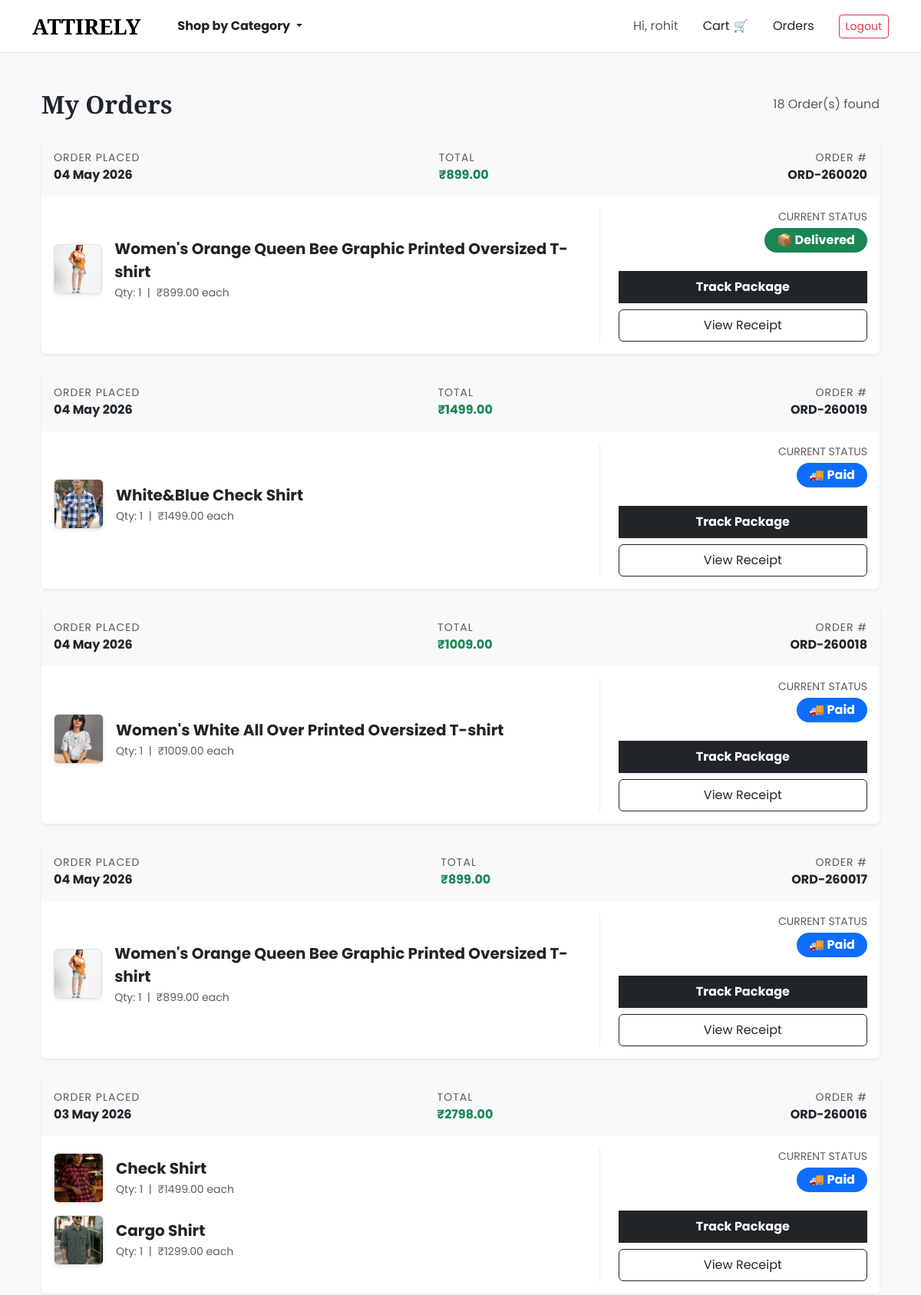
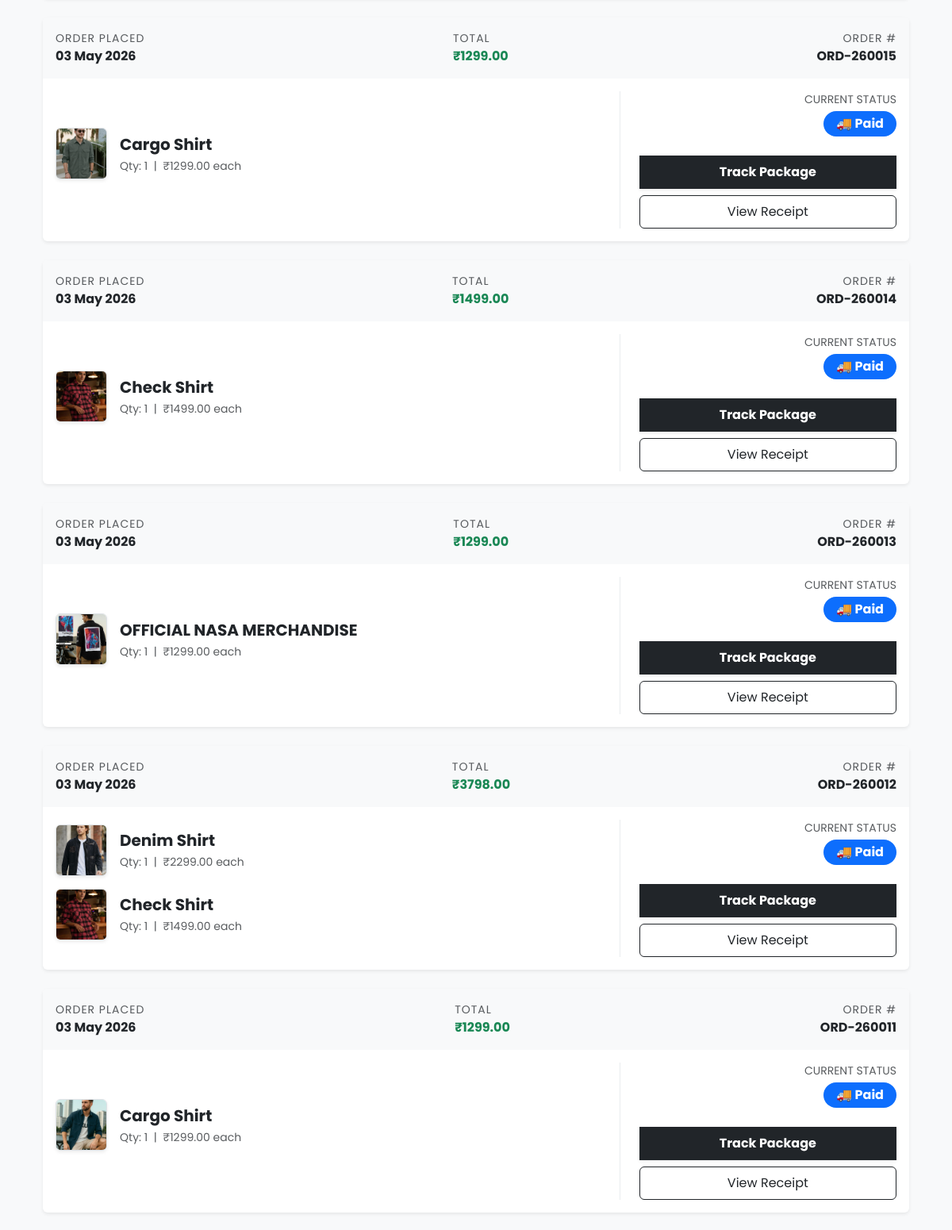
The app's page /orders/ (signed in, upper part) with its own data (2 pictures, top to bottom).
### store/models.py (models this page shows, shortened)
class User(AbstractUser):
    is_customer = models.BooleanField(default=True)
    is_vendor = models.BooleanField(default=False)
    phone = models.CharField(max_length=15, blank=True, null=True)

class Order(models.Model):
    user = models.ForeignKey(User, on_delete=models.CASCADE)
    shipping_address = models.ForeignKey(ShippingAddress, on_delete=models.SET_NULL, null=True)
    order_date = models.DateTimeField(auto_now_add=True)
    total_amount = models.DecimalField(max_digits=10, decimal_places=2)
    status = models.CharField(max_length=50, default='Order Placed', choices=[
        ('Order Placed', 'Order Placed'),
        ('Processing', 'Processing'),
        ('Shipped', 'Shipped'),
        ('Out for Delivery', 'Out for Delivery'),
        ('Delivered', 'Delivered')
    ])

class OrderItem(models.Model):
    order = models.ForeignKey(Order, on_delete=models.CASCADE, related_name='items')
    product = models.ForeignKey(Product, on_delete=models.CASCADE)
    price = models.DecimalField(max_digits=10, decimal_places=2)
    quantity = models.PositiveIntegerField()

class Product(models.Model):
    category = models.ForeignKey(Category, on_delete=models.CASCADE, related_name='products')
    name = models.CharField(max_length=200)
    description = models.TextField()
    price = models.DecimalField(max_digits=10, decimal_places=2)
    stock_quantity = models.IntegerField(default=0)
    image = models.ImageField(upload_to='products/')

### store/views.py (the view)
# urls.py: path('orders/', views.order_history, name='order_history'),
@login_required
def order_history(request):
    orders = Order.objects.filter(user=request.user).order_by('-order_date')
    return render(request, 'store/order_history.html', {'orders': orders})

### store/context_processors.py (called while the page is built)
def menu_categories(request):
    return {'menu_categories': Category.objects.all()}

### store/templates/store/order_history.html (shortened to what this page needs)
{% extends 'store/base.html' %}
{% block content %}
<div class="container my-5">
    <div class="d-flex justify-content-between align-items-center mb-4">
        <h2 class="fw-bold mb-0">My Orders</h2>
        <span class="text-muted">{{ orders.count }} Order(s) found</span>
    </div>
    {% if orders %}
        <div class="row g-4">
            {% for order in orders %}
            <div class="col-12">
                <div class="card shadow-sm border-0">
                    <div class="card-header bg-light border-bottom-0 d-flex flex-wrap justify-content-between align-items-center py-3">
                        <div class="me-4 mb-2 mb-md-0">
                            <span class="text-muted small d-block text-uppercase tracking-wide">Order Placed</span>
                            <span class="fw-bold">{{ order.order_date|date:"d M Y" }}</span>
                        </div>
                        <div class="me-4 mb-2 mb-md-0">
                            <span class="text-muted small d-block text-uppercase tracking-wide">Total</span>
                            <span class="fw-bold text-success">₹{{ order.total_amount }}</span>
                        </div>
                        <div class="text-md-end">
                            <span class="text-muted small d-block text-uppercase tracking-wide">Order #</span>
                            <span class="fw-bold">ORD-{{ order.order_date|date:"y" }}00{{ order.id }}</span>
                        </div>
                    </div>
                    <div class="card-body">
                        <div class="row align-items-center">
                            <div class="col-md-8">
                                <ul class="list-unstyled mb-0">
                                    {% for item in order.items.all %}
                                    <li class="mb-3 d-flex align-items-center">
                                        {% if item.product.image %}
                                            <img src="{{ item.product.image.url }}" alt="{{ item.product.name }}" style="width: 65px; height: 65px; object-fit: cover;" class="rounded me-3 border shadow-sm">
                                        {% else %}
                                            <div class="bg-light rounded me-3 border d-flex align-items-center justify-content-center shadow-sm" style="width: 65px; height: 65px;">
                                                <span class="text-muted" style="font-size: 10px;">No Img</span>
                                            </div>
                                        {% endif %}
                                        <div>
                                            <a href="{% url 'product_detail' item.product.id %}" class="d-block fw-bold text-dark text-decoration-none fs-5">{{ item.product.name }}</a>
                                            <span class="text-muted small">Qty: {{ item.quantity }} &nbsp;|&nbsp; ₹{{ item.price }} each</span>
                                        </div>
                                    </li>
                                    {% endfor %}
                                </ul>
                            </div>
                            <div class="col-md-4 text-md-end mt-4 mt-md-0 border-start-md ps-md-4">
                                <div class="mb-4">
                                    <span class="d-block text-muted small text-uppercase mb-1">Current Status</span>
                                    {% if order.status == 'Delivered' %}
                                        <span class="badge bg-success fs-6 py-2 px-3 rounded-pill">📦 {{ order.status }}</span>
                                    {% elif order.status == 'Order Placed' %}
                                        <span class="badge bg-secondary fs-6 py-2 px-3 rounded-pill">📝 {{ order.status }}</span>
                                    {% else %}
                                        <span class="badge bg-primary fs-6 py-2 px-3 rounded-pill">🚚 {{ order.status }}</span>
                                    {% endif %}
                                </div>
                                <a href="{% url 'track_order' order.id %}" class="btn btn-dark w-100 mb-2 py-2 fw-bold shadow-sm">Track Package</a>
                                {% if order.receipt %}
                                    <a href="{% url 'view_receipt' order.receipt.receipt_id %}" class="btn btn-outline-dark w-100 py-2">View Receipt</a>
                                {% endif %}
                            </div>
                        </div>
                    </div>
                </div>
            </div>
            {% endfor %}
        </div>
    {% endif %}
</div>
{% endblock %}

### store/templates/store/base.html (shortened to what this page needs)
<!DOCTYPE html>
<html lang="en">
<head>
    <link href="https://cdn.jsdelivr.net/npm/bootstrap@5.3.0/dist/css/bootstrap.min.css" rel="stylesheet">
</head>
<body>
    <nav class="navbar navbar-expand-lg navbar-light bg-white border-bottom sticky-top">
        <div class="container">
            <a class="navbar-brand fs-3 fw-bold" href="{% url 'product_list' %}">ATTIRELY</a>
            <ul class="navbar-nav me-auto ms-md-4">
                <li class="nav-item dropdown">
                    <a class="nav-link dropdown-toggle fw-bold text-dark" href="#" id="navbarDropdown" role="button" data-bs-toggle="dropdown" aria-expanded="false">
                        Shop by Category
                    </a>
                </li>
            </ul>
            <div class="d-flex align-items-center ms-auto">
                {% if user.is_authenticated %}
                    <span class="me-3 text-muted">Hi, {{ user.username }}</span>
                    <a href="{% url 'view_cart' %}" class="nav-link px-3 position-relative">Cart 🛒</a>
                    <a href="{% url 'order_history' %}" class="nav-link px-3">Orders</a>
                    <a href="{% url 'logout' %}" class="btn btn-outline-danger btn-sm ms-3">Logout</a>
                {% else %}
                    <a href="{% url 'login' %}" class="nav-link px-3 text-dark">Login</a>
                    <a href="{% url 'register' %}" class="btn btn-dark btn-sm ms-2">Join Now</a>
                {% endif %}
            </div>
        </div>
    </nav>
    <main class="container my-5">
        {% block content %}{% endblock %}
    </main>
</body>
</html>

### store/templates/store/base.html (style rules this page uses)
body { font-family: 'Poppins', sans-serif; background-color: #f8f9fa; }
h1, h2, .navbar-brand { font-family: 'Playfair Display', serif; }
.card { transition: all 0.3s ease-in-out; border: 1px solid transparent; }
.btn-dark { border-radius: 0; padding: 10px 25px; transition: 0.3s; }

### store/templates/store/order_history.html (style rules this page uses)
@media (min-width: 768px) { .border-start-md { border-left: 1px solid #e9ecef; } }
.tracking-wide { letter-spacing: 1px; }

### records on screen
User: username "rohit"
Order: order_date "04 May 2026", total_amount "899.00", order_date "26", id "20", status "Delivered", shows "View Receipt"
OrderItem: product.image (picture), product.name "Women's Orange Queen Bee Graphic Printed Oversized T-shirt", quantity "1", price "899.00"
Order: order_date "04 May 2026", total_amount "1499.00", order_date "26", id "19", status "Paid", shows "View Receipt"
OrderItem: product.image (picture), product.name "White&Blue Check Shirt", quantity "1", price "1499.00"
Order: order_date "04 May 2026", total_amount "1009.00", order_date "26", id "18", status "Paid", shows "View Receipt"
OrderItem: product.image (picture), product.name "Women's White All Over Printed Oversized T-shirt", quantity "1", price "1009.00"
Order: order_date "04 May 2026", total_amount "899.00", order_date "26", id "17", status "Paid", shows "View Receipt"
OrderItem: product.image (picture), product.name "Women's Orange Queen Bee Graphic Printed Oversized T-shirt", quantity "1", price "899.00"
Order: order_date "03 May 2026", total_amount "2798.00", order_date "26", id "16", status "Paid", shows "View Receipt"
OrderItem: product.image (picture), product.name "Check Shirt", quantity "1", price "1499.00"
OrderItem: product.image (picture), product.name "Cargo Shirt", quantity "1", price "1299.00"
Order: order_date "03 May 2026", total_amount "1299.00", order_date "26", id "15", status "Paid", shows "View Receipt"
OrderItem: product.image (picture), product.name "Cargo Shirt", quantity "1", price "1299.00"
Order: order_date "03 May 2026", total_amount "1499.00", order_date "26", id "14", status "Paid", shows "View Receipt"
OrderItem: product.image (picture), product.name "Check Shirt", quantity "1", price "1499.00"
Order: order_date "03 May 2026", total_amount "1299.00", order_date "26", id "13", status "Paid", shows "View Receipt"
OrderItem: product.image (picture), product.name "OFFICIAL NASA MERCHANDISE", quantity "1", price "1299.00"
Order: order_date "03 May 2026", total_amount "3798.00", order_date "26", id "12", status "Paid", shows "View Receipt"
OrderItem: product.image (picture), product.name "Denim Shirt", quantity "1", price "2299.00"
OrderItem: product.image (picture), product.name "Check Shirt", quantity "1", price "1499.00"
Order: order_date "03 May 2026", total_amount "1299.00", order_date "26", id "11", status "Paid", shows "View Receipt"
OrderItem: product.image (picture), product.name "Cargo Shirt", quantity "1", price "1299.00"

### other values on screen
{{ orders.count }} "18"
